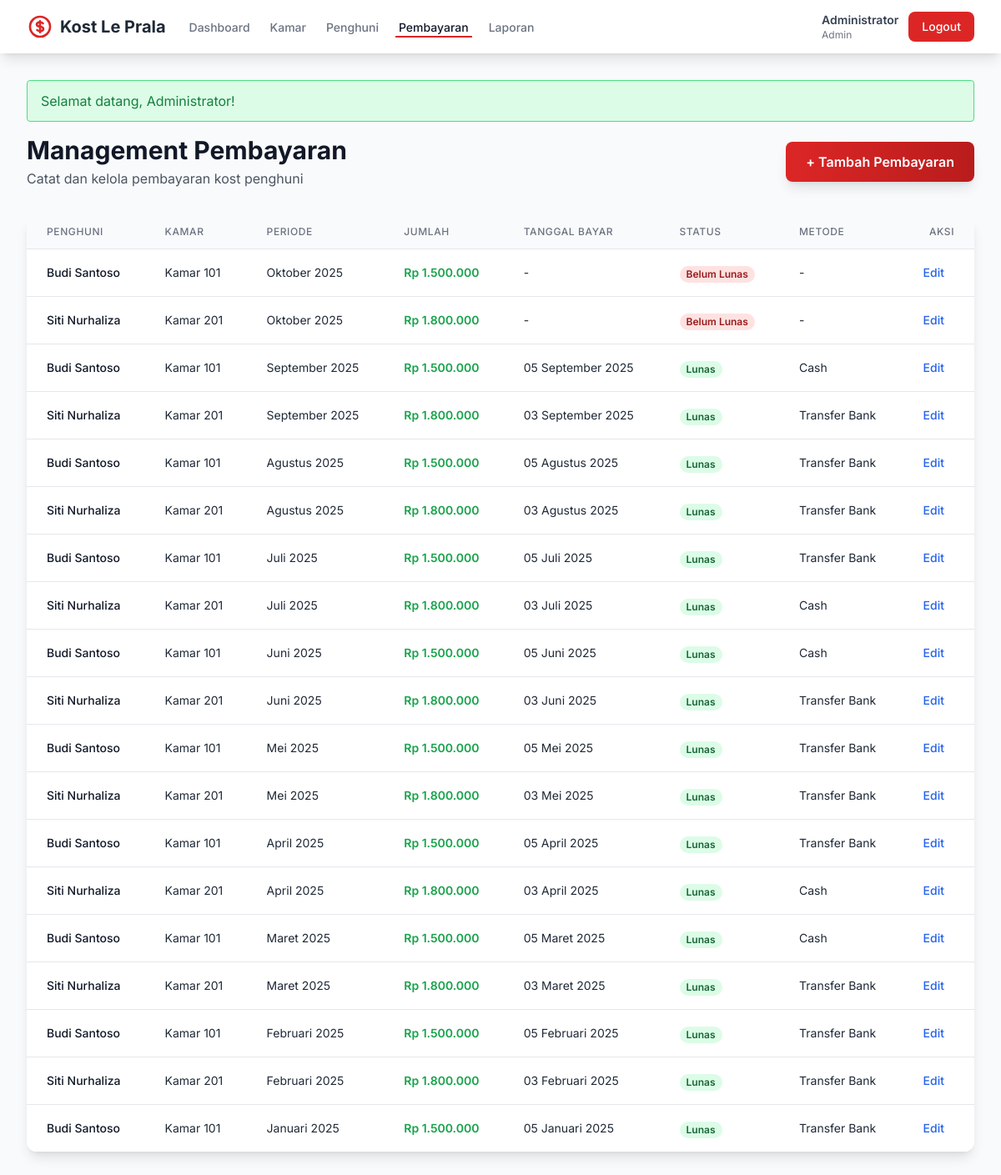
Page /dashboard/pembayaran.php (signed in) on the committed database.
### tables this page shows
CREATE TABLE pembayaran (
    id INT PRIMARY KEY AUTO_INCREMENT,
    penghuni_id INT NOT NULL,
    periode_bulan INT NOT NULL COMMENT '1-12',
    periode_tahun INT NOT NULL,
    jumlah DECIMAL(10,2) NOT NULL,
    tanggal_bayar DATE,
    status ENUM('lunas', 'belum_lunas') DEFAULT 'belum_lunas',
    metode_bayar VARCHAR(50),
    keterangan TEXT,
    created_by INT NOT NULL COMMENT 'Admin yang mencatat',
    created_at TIMESTAMP DEFAULT CURRENT_TIMESTAMP,
    updated_at TIMESTAMP DEFAULT CURRENT_TIMESTAMP ON UPDATE CURRENT_TIMESTAMP,
    FOREIGN KEY (penghuni_id) REFERENCES penghuni(id) ON DELETE CASCADE,
    FOREIGN KEY (created_by) REFERENCES users(id),
    UNIQUE KEY unique_periode (penghuni_id, periode_bulan, periode_tahun)
);

CREATE TABLE users (
    id INT PRIMARY KEY AUTO_INCREMENT,
    username VARCHAR(50) UNIQUE NOT NULL,
    password VARCHAR(255) NOT NULL,
    nama_lengkap VARCHAR(100) NOT NULL,
    email VARCHAR(100) UNIQUE NOT NULL,
    no_telp VARCHAR(15),
    role ENUM('admin', 'penghuni') NOT NULL,
    status ENUM('aktif', 'nonaktif') DEFAULT 'aktif',
    created_at TIMESTAMP DEFAULT CURRENT_TIMESTAMP,
    updated_at TIMESTAMP DEFAULT CURRENT_TIMESTAMP ON UPDATE CURRENT_TIMESTAMP
);

CREATE TABLE kamar (
    id INT PRIMARY KEY AUTO_INCREMENT,
    nomor_kamar VARCHAR(10) UNIQUE NOT NULL,
    tarif DECIMAL(10,2) NOT NULL,
    fasilitas TEXT,
    status ENUM('kosong', 'terisi') DEFAULT 'kosong',
    created_at TIMESTAMP DEFAULT CURRENT_TIMESTAMP,
    updated_at TIMESTAMP DEFAULT CURRENT_TIMESTAMP ON UPDATE CURRENT_TIMESTAMP
);

### dashboard/pembayaran.php (the view, shortened to what this page needs)
<?php
require_once '../config.php';
$pembayaran_list = $conn->query("
    SELECT
        p.*,
        u_peng.nama_lengkap AS nama_penghuni,
        k.nomor_kamar,
        u.nama_lengkap AS admin_pencatat
    FROM pembayaran p
    JOIN penghuni peng ON p.penghuni_id = peng.id
    JOIN users u_peng ON peng.user_id = u_peng.id
    LEFT JOIN kamar k ON peng.kamar_id = k.id
    JOIN users u ON p.created_by = u.id
    ORDER BY p.periode_tahun DESC, p.periode_bulan DESC, p.created_at DESC
");
?>
<!DOCTYPE html>
<html lang="id">
<head>
    <script src="https://cdn.tailwindcss.com"></script>
</head>
<body class="bg-gray-50">
    <nav class="bg-white shadow-lg sticky top-0 z-50">
        <div class="max-w-7xl mx-auto px-4 sm:px-6 lg:px-8">
            <div class="flex justify-between h-16">
                <div class="flex items-center">
                    <div class="flex-shrink-0 flex items-center">
                        <span class="ml-2 text-xl font-bold text-gray-800">Kost Le Prala</span>
                    </div>
                    <div class="hidden sm:ml-6 sm:flex sm:space-x-4">
                        <a href="../dashboard" class="border-transparent text-gray-500 hover:border-gray-300 hover:text-gray-700 inline-flex items-center px-1 pt-1 border-b-2 text-sm font-medium">Dashboard</a>
                        <a href="kamar.php" class="border-transparent text-gray-500 hover:border-gray-300 hover:text-gray-700 inline-flex items-center px-1 pt-1 border-b-2 text-sm font-medium">Kamar</a>
                        <a href="penghuni.php" class="border-transparent text-gray-500 hover:border-gray-300 hover:text-gray-700 inline-flex items-center px-1 pt-1 border-b-2 text-sm font-medium">Penghuni</a>
                        <a href="pembayaran.php" class="border-b-2 border-red-600 text-gray-900 inline-flex items-center px-1 pt-1 text-sm font-medium">Pembayaran</a>
                        <a href="laporan.php" class="border-transparent text-gray-500 hover:border-gray-300 hover:text-gray-700 inline-flex items-center px-1 pt-1 border-b-2 text-sm font-medium">Laporan</a>
                    </div>
                </div>
                <div class="flex items-center">
                    <div class="ml-3 relative">
                        <div class="flex items-center space-x-3">
                            <span class="text-sm text-gray-700">
                                <span class="font-semibold"><?php echo $_SESSION['nama_lengkap']; ?></span>
                                <span class="text-xs text-gray-500 block">Admin</span>
                            </span>
                            <a href="logout.php" class="bg-red-600 hover:bg-red-700 text-white px-4 py-2 rounded-lg text-sm font-medium transition duration-200">
                                Logout
                            </a>
                        </div>
                    </div>
                </div>
            </div>
        </div>
    </nav>
    <div class="max-w-7xl mx-auto px-4 sm:px-6 lg:px-8 py-8">
        <div class="mb-8 flex flex-col sm:flex-row sm:items-center sm:justify-between">
            <div>
                <h1 class="text-3xl font-bold text-gray-900">Management Pembayaran</h1>
                <p class="text-gray-600 mt-1">Catat dan kelola pembayaran kost penghuni</p>
            </div>
            <button onclick="openModal('create')" class="mt-4 sm:mt-0 bg-gradient-to-r from-red-600 to-red-700 hover:from-red-700 hover:to-red-800 text-white px-6 py-3 rounded-lg font-semibold shadow-lg hover:shadow-xl transition duration-300 transform hover:-translate-y-0.5">
                + Tambah Pembayaran
            </button>
        </div>
        <div class="bg-white rounded-xl shadow-lg overflow-hidden">
            <?php if ($pembayaran_list->num_rows > 0): ?>
            <div class="overflow-x-auto">
                <table class="min-w-full divide-y divide-gray-200">
                    <thead class="bg-gray-50">
                        <tr>
                            <th class="px-6 py-3 text-left text-xs font-medium text-gray-500 uppercase tracking-wider">Penghuni</th>
                            <th class="px-6 py-3 text-left text-xs font-medium text-gray-500 uppercase tracking-wider">Kamar</th>
                            <th class="px-6 py-3 text-left text-xs font-medium text-gray-500 uppercase tracking-wider">Periode</th>
                            <th class="px-6 py-3 text-left text-xs font-medium text-gray-500 uppercase tracking-wider">Jumlah</th>
                            <th class="px-6 py-3 text-left text-xs font-medium text-gray-500 uppercase tracking-wider">Tanggal Bayar</th>
                            <th class="px-6 py-3 text-left text-xs font-medium text-gray-500 uppercase tracking-wider">Status</th>
                            <th class="px-6 py-3 text-left text-xs font-medium text-gray-500 uppercase tracking-wider">Metode</th>
                            <th class="px-6 py-3 text-right text-xs font-medium text-gray-500 uppercase tracking-wider">Aksi</th>
                        </tr>
                    </thead>
                    <tbody class="bg-white divide-y divide-gray-200">
                        <?php while ($row = $pembayaran_list->fetch_assoc()): ?>
                        <tr class="hover:bg-gray-50 transition">
                            <td class="px-6 py-4 whitespace-nowrap text-sm font-medium text-gray-900"><?php echo htmlspecialchars($row['nama_penghuni']); ?></td>
                            <td class="px-6 py-4 whitespace-nowrap text-sm text-gray-800">Kamar <?php echo htmlspecialchars($row['nomor_kamar']); ?></td>
                            <td class="px-6 py-4 whitespace-nowrap text-sm text-gray-800">
                                <?php echo nama_bulan($row['periode_bulan']) . ' ' . $row['periode_tahun']; ?>
                            </td>
                            <td class="px-6 py-4 whitespace-nowrap text-sm font-semibold text-green-600"><?php echo format_rupiah($row['jumlah']); ?></td>
                            <td class="px-6 py-4 whitespace-nowrap text-sm text-gray-800">
                                <?php echo $row['tanggal_bayar'] ? format_tanggal($row['tanggal_bayar']) : '-'; ?>
                            </td>
                            <td class="px-6 py-4 whitespace-nowrap">
                                <?php if ($row['status'] == 'lunas'): ?>
                                    <span class="px-2 inline-flex text-xs leading-5 font-semibold rounded-full bg-green-100 text-green-800">Lunas</span>
                                <?php else: ?>
                                    <span class="px-2 inline-flex text-xs leading-5 font-semibold rounded-full bg-red-100 text-red-800">Belum Lunas</span>
                                <?php endif; ?>
                            </td>
                            <td class="px-6 py-4 whitespace-nowrap text-sm text-gray-800">
                                <?php echo $row['metode_bayar'] ?: '-'; ?>
                            </td>
                            <td class="px-6 py-4 whitespace-nowrap text-right text-sm font-medium">
                                <button onclick='openModal("edit", <?php echo htmlspecialchars(json_encode($row), ENT_QUOTES); ?>)' class="text-blue-600 hover:text-blue-900 mr-3">Edit</button>
                            </td>
                        </tr>
                        <?php endwhile; ?>
                    </tbody>
                </table>
            </div>
            <?php endif; ?>
        </div>
    </div>
</body>
</html>

### dashboard/pembayaran.php (style rules this page uses)
body { font-family: 'Inter', sans-serif; }

### rows in the picture
pembayaran: users.nama_lengkap "Budi Santoso", kamar.nomor_kamar "101", periode_bulan "Oktober", periode_tahun "2025", jumlah "Rp 1.500.000", status "Belum Lunas", metode_bayar "-"
pembayaran: users.nama_lengkap "Siti Nurhaliza", kamar.nomor_kamar "201", periode_bulan "Oktober", periode_tahun "2025", jumlah "Rp 1.800.000", status "Belum Lunas", metode_bayar "-"
pembayaran: users.nama_lengkap "Budi Santoso", kamar.nomor_kamar "101", periode_bulan "September", periode_tahun "2025", jumlah "Rp 1.500.000", tanggal_bayar "05 September 2025", status "Lunas", metode_bayar "Cash"
pembayaran: users.nama_lengkap "Siti Nurhaliza", kamar.nomor_kamar "201", periode_bulan "September", periode_tahun "2025", jumlah "Rp 1.800.000", tanggal_bayar "03 September 2025", status "Lunas", metode_bayar "Transfer Bank"
pembayaran: users.nama_lengkap "Budi Santoso", kamar.nomor_kamar "101", periode_bulan "Agustus", periode_tahun "2025", jumlah "Rp 1.500.000", tanggal_bayar "05 Agustus 2025", status "Lunas", metode_bayar "Transfer Bank"
pembayaran: users.nama_lengkap "Siti Nurhaliza", kamar.nomor_kamar "201", periode_bulan "Agustus", periode_tahun "2025", jumlah "Rp 1.800.000", tanggal_bayar "03 Agustus 2025", status "Lunas", metode_bayar "Transfer Bank"
pembayaran: users.nama_lengkap "Budi Santoso", kamar.nomor_kamar "101", periode_bulan "Juli", periode_tahun "2025", jumlah "Rp 1.500.000", tanggal_bayar "05 Juli 2025", status "Lunas", metode_bayar "Transfer Bank"
pembayaran: users.nama_lengkap "Siti Nurhaliza", kamar.nomor_kamar "201", periode_bulan "Juli", periode_tahun "2025", jumlah "Rp 1.800.000", tanggal_bayar "03 Juli 2025", status "Lunas", metode_bayar "Cash"
pembayaran: users.nama_lengkap "Budi Santoso", kamar.nomor_kamar "101", periode_bulan "Juni", periode_tahun "2025", jumlah "Rp 1.500.000", tanggal_bayar "05 Juni 2025", status "Lunas", metode_bayar "Cash"
pembayaran: users.nama_lengkap "Siti Nurhaliza", kamar.nomor_kamar "201", periode_bulan "Juni", periode_tahun "2025", jumlah "Rp 1.800.000", tanggal_bayar "03 Juni 2025", status "Lunas", metode_bayar "Transfer Bank"
pembayaran: users.nama_lengkap "Budi Santoso", kamar.nomor_kamar "101", periode_bulan "Mei", periode_tahun "2025", jumlah "Rp 1.500.000", tanggal_bayar "05 Mei 2025", status "Lunas", metode_bayar "Transfer Bank"
pembayaran: users.nama_lengkap "Siti Nurhaliza", kamar.nomor_kamar "201", periode_bulan "Mei", periode_tahun "2025", jumlah "Rp 1.800.000", tanggal_bayar "03 Mei 2025", status "Lunas", metode_bayar "Transfer Bank"
pembayaran: users.nama_lengkap "Budi Santoso", kamar.nomor_kamar "101", periode_bulan "April", periode_tahun "2025", jumlah "Rp 1.500.000", tanggal_bayar "05 April 2025", status "Lunas", metode_bayar "Transfer Bank"
pembayaran: users.nama_lengkap "Siti Nurhaliza", kamar.nomor_kamar "201", periode_bulan "April", periode_tahun "2025", jumlah "Rp 1.800.000", tanggal_bayar "03 April 2025", status "Lunas", metode_bayar "Cash"
pembayaran: users.nama_lengkap "Budi Santoso", kamar.nomor_kamar "101", periode_bulan "Maret", periode_tahun "2025", jumlah "Rp 1.500.000", tanggal_bayar "05 Maret 2025", status "Lunas", metode_bayar "Cash"
pembayaran: users.nama_lengkap "Siti Nurhaliza", kamar.nomor_kamar "201", periode_bulan "Maret", periode_tahun "2025", jumlah "Rp 1.800.000", tanggal_bayar "03 Maret 2025", status "Lunas", metode_bayar "Transfer Bank"
pembayaran: users.nama_lengkap "Budi Santoso", kamar.nomor_kamar "101", periode_bulan "Februari", periode_tahun "2025", jumlah "Rp 1.500.000", tanggal_bayar "05 Februari 2025", status "Lunas", metode_bayar "Transfer Bank"
pembayaran: users.nama_lengkap "Siti Nurhaliza", kamar.nomor_kamar "201", periode_bulan "Februari", periode_tahun "2025", jumlah "Rp 1.800.000", tanggal_bayar "03 Februari 2025", status "Lunas", metode_bayar "Transfer Bank"
pembayaran: users.nama_lengkap "Budi Santoso", kamar.nomor_kamar "101", periode_bulan "Januari", periode_tahun "2025", jumlah "Rp 1.500.000", tanggal_bayar "05 Januari 2025", status "Lunas", metode_bayar "Transfer Bank"

### other values in the picture
$_SESSION['nama_lengkap'] "Administrator"
$_SESSION['message'] "Selamat datang, Administrator!"
